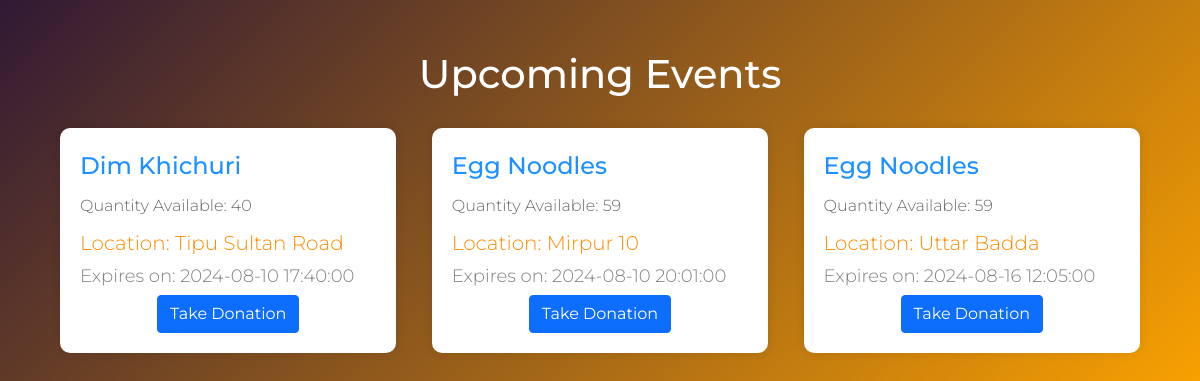
/events.php, run on an earlier commit of the app's database.
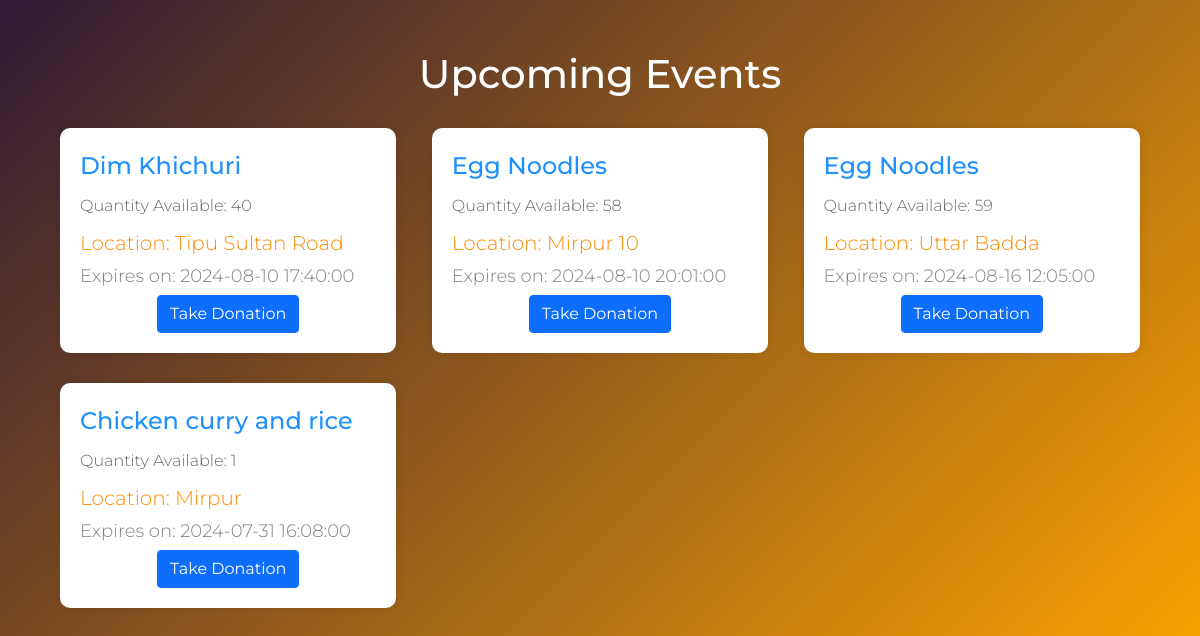
And on a later commit of the database.
### tables this page shows
CREATE TABLE `donation` (
  `donation_id` int(11) NOT NULL,
  `food_name` varchar(64) NOT NULL,
  `quantity` int(11) NOT NULL,
  `location` varchar(64) NOT NULL,
  `postal_code` varchar(64) NOT NULL,
  `expire_date_time` datetime NOT NULL,
  `donor_email` varchar(64) NOT NULL,
  `quantity_available` int(11) DEFAULT NULL
);

### events.php (the view, shortened to what this page needs)
<?php
$connect = mysqli_connect(HOST, USER, PASS, DB) or die("Cannot connect");
$current_date = date('Y-m-d H:i:s');
$events_query = "SELECT donation_id, food_name, quantity, quantity_available, location, expire_date_time
                 FROM donation
                 WHERE expire_date_time > '$current_date' AND quantity_available > 0";
$events_result = mysqli_query($connect, $events_query);
$events = [];
while ($event_row = mysqli_fetch_assoc($events_result)) {
    $events[] = $event_row;
}
?>
<!DOCTYPE html>
<html lang="en">
<head>
    <link href="https://cdn.jsdelivr.net/npm/bootstrap@5.0.0-alpha1/dist/css/bootstrap.min.css" rel="stylesheet">
</head>
<body>
<div id="container">
    <h2>Upcoming Events</h2>
    <?php
    foreach ($events as $event) {
    ?>
        <div class="event">
            <p class="food-name"><?php echo htmlspecialchars($event['food_name']); ?></p>
            <p class="quantity">Quantity Available: <?php echo htmlspecialchars($event['quantity_available']); ?></p>
            <p class="location">Location: <?php echo htmlspecialchars($event['location']); ?></p>
            <p class="expire-date">Expires on: <?php echo htmlspecialchars($event['expire_date_time']); ?></p>
            <div class="button">
                <a href="?take_donation=<?php echo $event['donation_id']; ?>" class="btn btn-primary">Take Donation</a>
            </div>
        </div>
    <?php
    }
    ?>
</div>
</body>
</html>

### events.php (style rules this page uses)
body { margin: 0; padding: 0; font-family: 'Montserrat', sans-serif; background: linear-gradient(135deg, #301934, #FFA500); }
#container { width: 90%; max-width: 1200px; margin: 50px auto; display: flex; flex-wrap: wrap; justify-content: space-between; align-items: flex-start; }
#container h2 { width: 100%; text-align: center; color: #FFF; font-weight: 500; font-size: 40px; margin-bottom: 30px; }
.event { width: calc(33% - 20px); height: auto; background-color: #FFF; border-radius: 10px; box-shadow: 0px 0px 10px rgba(0, 0, 0, 0.1); margin-bottom: 30px; padding: 20px; box-sizing: border-box; transition: all 0.3s ease; text-decoration: none; }
.event p { margin: 0; padding: 0; }
.event .food-name { font-size: 24px; font-weight: 500; color: #1E90FF; margin-bottom: 10px; }
.event .location { font-size: 20px; font-weight: 300; color: #FF8C00; margin-bottom: 5px; }
.event .expire-date { font-size: 18px; font-weight: 300; color: #808080; margin-bottom: 5px; }
.event .quantity { font-size: 16px; font-weight: 300; color: #696969; margin-bottom: 10px; }
.event .button { text-align: center; }

What changed in the data, as far as the page shows it:
changed donation "Mirpur 10": quantity_available "59" → "58"
added donation: food_name "Chicken curry and rice", quantity_available "1", location "Mirpur", expire_date_time "2024-07-31 16:08:00"
